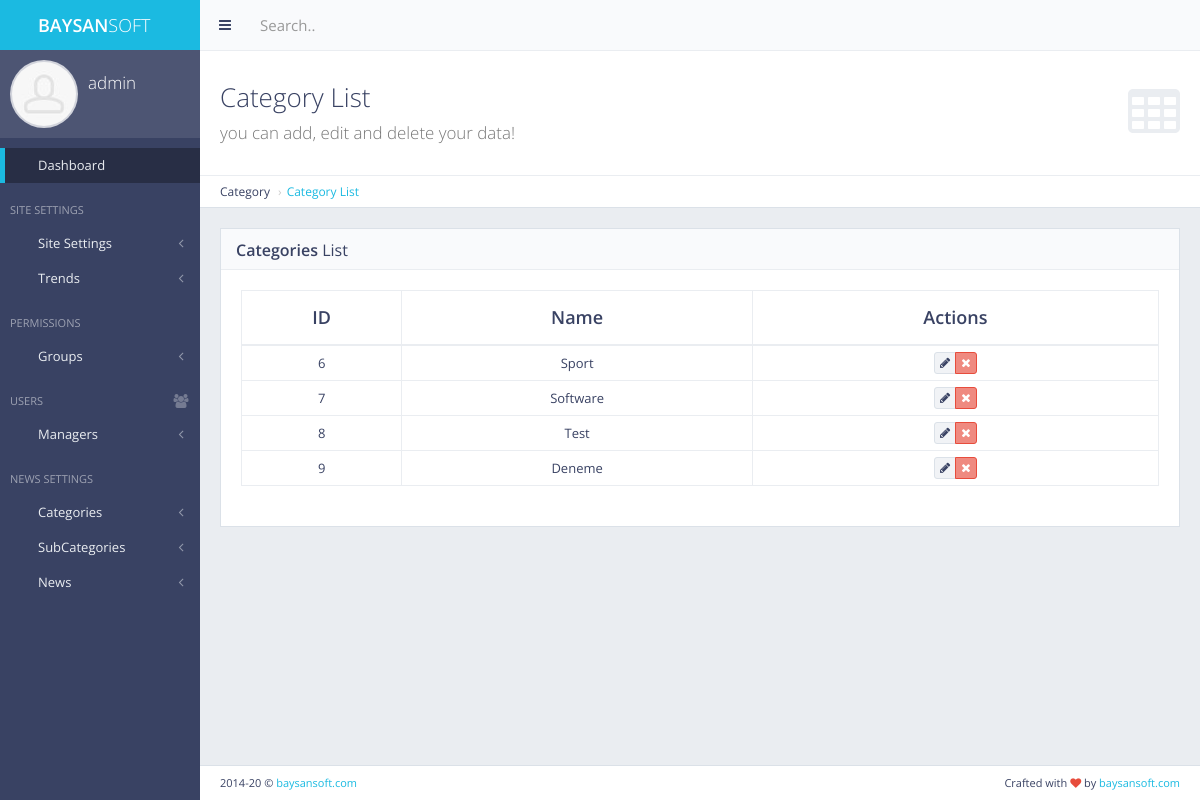
The app's page /panel/category/list/ (signed in) with its own data.
### category/models.py (models this page shows, shortened)
class Category(models.Model):
    name = models.CharField(max_length=255)
    count = models.IntegerField(default=0)
    class Meta:
        verbose_name = "Category"
        verbose_name_plural = "Categories"

### panel/views.py (the view)
# urls.py: path('category/list/', views.category_list, name='category_list'),
def category_list(request):
    if not request.user.is_authenticated:  # eğer mevcut kullanıcı authenticate değilse
        return redirect('main:my_login')
    categories = Category.objects.all()
    context = {
        'categories': categories
    }
    return render(request, 'back/category_list.html', context=context)

### category/context_processor.py (called while the page is built)
def get_categories(request):  # template'a direkt veri yolluyor
    get_categories = Category.objects.all()
    return dict(
        get_categories=get_categories)  # get_categories diyerek direkt template'den çağırabiliriz. Sözlük olarak döndürür.

### main/context_processors.py (called while the page is built)
def get_site_settings(request):
    site = Main.objects.first()
    return dict(site_settings=site)

### main/templatetags/my_auth.py (called while the page is built)
@register.filter(name='has_group')
def has_group(user,group_name):
    return user.groups.filter(name=group_name).exists()

### news/context_processors.py (called while the page is built)
def get_last_news(request):
    get_last_news = News.objects.all().order_by('-date')[:3]
    return dict(get_last_news=get_last_news)

def get_popular_posts(request):  # bu şekilde tek fonksiyon ile 2 veri seti döndürebiliriz
    get_popular_posts = News.objects.all().order_by('-show')
    get_popular_posts_detail = News.objects.all().order_by('-show')[:3]
    get_popular_posts_home = News.objects.all().order_by('-show')[:3]
    return dict(get_popular_posts=get_popular_posts, get_popular_posts_detail=get_popular_posts_detail,
                get_popular_posts_home=get_popular_posts_home)

### subcategory/context_processors.py (called while the page is built)
def get_subcategories(request):
    get_subcategories = SubCategory.objects.all()
    return dict(get_subcategories=get_subcategories)

### trending/context_processors.py (called while the page is built)
def get_trendings(request):
    trendings = Trending.objects.all().filter(is_publish=True).order_by('?')  # bu sayede random getirdik
    return dict(get_trendings=trendings)

### templates/back/category_list.html (shortened to what this page needs)
{% extends 'back/layout.html' %}
{% load static %}
{% block body %}
    <div class="content-header">
        <div class="header-section">
            <h1>
                <i class="fa fa-table"></i>Category List<br><small>you can add, edit and delete your data!</small>
            </h1>
        </div>
    </div>
    <ul class="breadcrumb breadcrumb-top">
        <li>Category</li>
        <li><a href="{% url 'panel:category_list' %}">Category List</a></li>
    </ul>
    <div class="block full">
        <div class="block-title">
            <h2><strong>Categories</strong> List</h2>
        </div>
        <div class="table-responsive">
            <table id="example-datatable" class="table table-vcenter table-condensed table-bordered">
                <thead>
                <tr>
                    <th class="text-center">ID</th>
                    <th class="text-center">Name</th>
                    <th class="text-center">Actions</th>
                </tr>
                </thead>
                <tbody>
                {% for cat in categories %}
                    <tr>
                        <td class="text-center">{{ cat.id }}</td>
                        <td class="text-center">{{ cat.name }}</td>
                        <td class="text-center">
                            <div class="btn-group">
                                <a href="" data-toggle="tooltip" title="Edit"
                                   class="btn btn-xs btn-default"><i class="fa fa-pencil"></i></a>
                                <a href="{% url 'panel:category_delete' pk=cat.pk %}" data-toggle="tooltip"
                                   title="Delete"
                                   class="btn btn-xs btn-danger"><i class="fa fa-times"></i></a>
                            </div>
                        </td>
                    </tr>
                {% endfor %}
                </tbody>
            </table>
        </div>
    </div>
{% endblock body %}

### templates/back/layout.html (shortened to what this page needs)
{% load static %}
{% if user.is_authenticated %}
    <!DOCTYPE html>
    <html class="no-js" lang="en">
    <head>
        <link rel="stylesheet" href="{% static 'back/css/bootstrap.min.css' %}">
        <link rel="stylesheet" href="{% static 'back/css/plugins.css' %}">
        <link rel="stylesheet" href="{% static 'back/css/main.css' %}">
        <link rel="stylesheet" href="{% static 'back/css/themes.css' %}">
        <link rel="stylesheet" href="{% static 'ToastJs/Toast.min.css' %}">
        <link rel="stylesheet" href="{% static 'node_modules/sweetalert2/dist/sweetalert2.min.css' %}">
    </head>
    <body>
    <div id="page-wrapper">
        <div id="page-container" class="sidebar-partial sidebar-visible-lg sidebar-no-animations">
            <div id="sidebar">
                <div id="sidebar-scroll">
                    <div class="sidebar-content">
                        <a href="http://baysansoft.com/" target="_blank" class="sidebar-brand">
                            <i class="gi gi-flash"></i><span
                                class="sidebar-nav-mini-hide"><strong>BAYSAN</strong>SOFT</span>
                        </a>
                        <div class="sidebar-section sidebar-user clearfix sidebar-nav-mini-hide">
                            <div class="sidebar-user-avatar">
                                <a href="page_ready_user_profile.html">
                                    <img src="{% static 'back/img/placeholders/avatars/avatar2.jpg' %}" alt="avatar">
                                </a>
                            </div>
                            <div class="sidebar-user-name">{{ request.user.username }}</div>
                            <div class="sidebar-user-links">
                                <a href="{% url 'main:home' %}" data-toggle="tooltip" data-placement="bottom"
                                   title="Site Home Page"><i class="gi gi-home"></i></a>
                                <a href="{% url 'panel:message_box' %}" data-toggle="tooltip" data-placement="bottom"
                                   title="Message Box"><i class="gi gi-message_plus"></i></a>
                                <a href="page_ready_user_profile.html" data-toggle="tooltip" data-placement="bottom"
                                   title="Profile"><i class="gi gi-user"></i></a>
                                <a href="{% url 'panel:change_password' %}" class="enable-tooltip" data-placement="bottom"
                                   title="Settings"
                                   onclick="$('#modal-user-settings').modal('show');"><i class="gi gi-cogwheel"></i></a>
                                <a href="{% url 'main:my_logout' %}" data-toggle="tooltip" data-placement="bottom"
                                   title="Logout"><i
                                        class="gi gi-exit"></i></a>
                            </div>
                        </div>
                        {% include 'back/includes/sidebar.html' %}
                    </div>
                </div>
            </div>
            <div id="main-container">
                <header class="navbar navbar-default">
                    <ul class="nav navbar-nav-custom">
                        <li>
                            <a href="javascript:void(0)" onclick="App.sidebar('toggle-sidebar');this.blur();">
                                <i class="fa fa-bars fa-fw"></i>
                            </a>
                        </li>
                    </ul>
                    <form action="page_ready_search_results.html" method="post" class="navbar-form-custom">
                        <div class="form-group">
                            <input type="text" id="top-search" name="top-search" class="form-control"
                                   placeholder="Search..">
                        </div>
                    </form>
                </header>
                <div id="page-content">
                    {% block body %}
                    {% endblock body %}
                </div>
                <footer class="clearfix">
                    <div class="pull-right">
                        Crafted with <i class="fa fa-heart text-danger"></i> by <a href="http://baysansoft.com/"
                                                                                   target="_blank">baysansoft.com</a>
                    </div>
                    <div class="pull-left">
                        <span id="year-copy"></span> &copy; <a href="http://baysansoft.com/"
                                                               target="_blank">baysansoft.com</a>
                    </div>
                </footer>
            </div>
        </div>
    </div>
    </body>
    </html>
{% else %}
    <h2>Please Login</h2>
{% endif %}

### records on screen
Category: id "6", name "Sport"
Category: id "7", name "Software"
Category: id "8", name "Test"
Category: id "9", name "Deneme"

### other values on screen
{{ request.user.username }} "admin"
